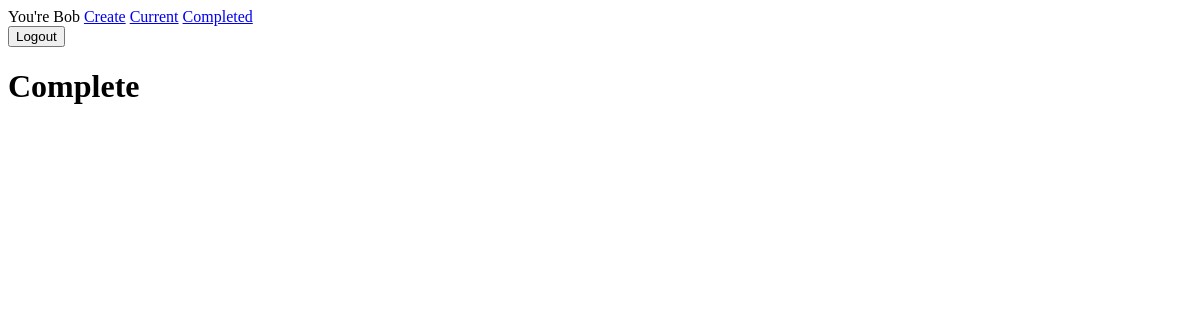
Page /complete/ (signed in) on the earlier database version.
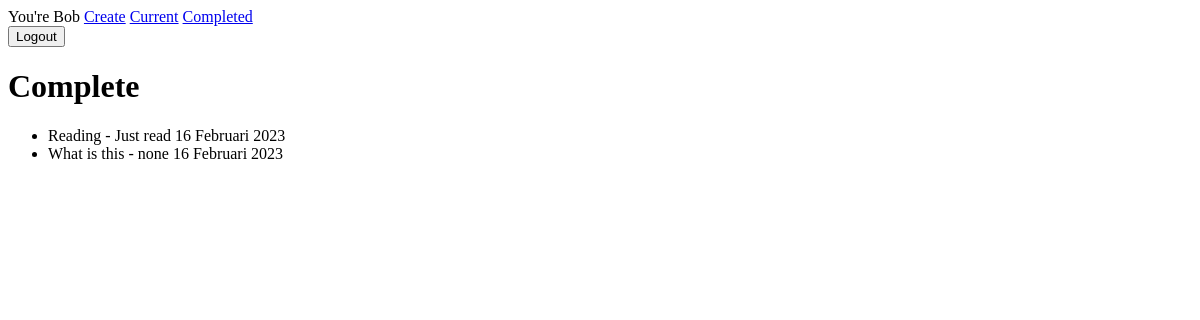
Same page on the later database version.
### todo/models.py (models this page shows, shortened)
class Todo(models.Model):
    title = models.CharField(max_length=100)
    memo = models.TextField(blank=True)
    created = models.DateTimeField(auto_now_add=True)
    dateCompleted = models.DateTimeField(null=True, blank=True)
    important = models.BooleanField(default=False)
    user = models.ForeignKey(User, on_delete=models.CASCADE)

### todo/views.py (the view)
# urls.py: path('complete/', views.completedtodos, name='completedtodos'),
@login_required
def completedtodos(request):
    todos = Todo.objects.filter(user=request.user, dateCompleted__isnull=False).order_by('dateCompleted')
    return render(request, 'todo/completetodos.html', {'todos':todos})

### todo/templates/todo/completetodos.html (shortened to what this page needs)
{% extends 'todo/base.html' %}
{% block content %}
    <h1>Complete</h1>
    <ul>
        {% for todo in todos %}
            <li>
                    {{ todo.title }}
                {% if todo.memo %} - {{ todo.memo }}{% endif %}
                {{ todo.dateCompleted|date:'d F o' }}
            </li>
        {% endfor %}
    </ul>
{% endblock %}

Differences in the rows shown:
now on this page (row edited): Todo: title "Reading", memo "Just read", dateCompleted "16 Februari 2023"
added Todo: title "What is this", memo "none", dateCompleted "16 Februari 2023"
